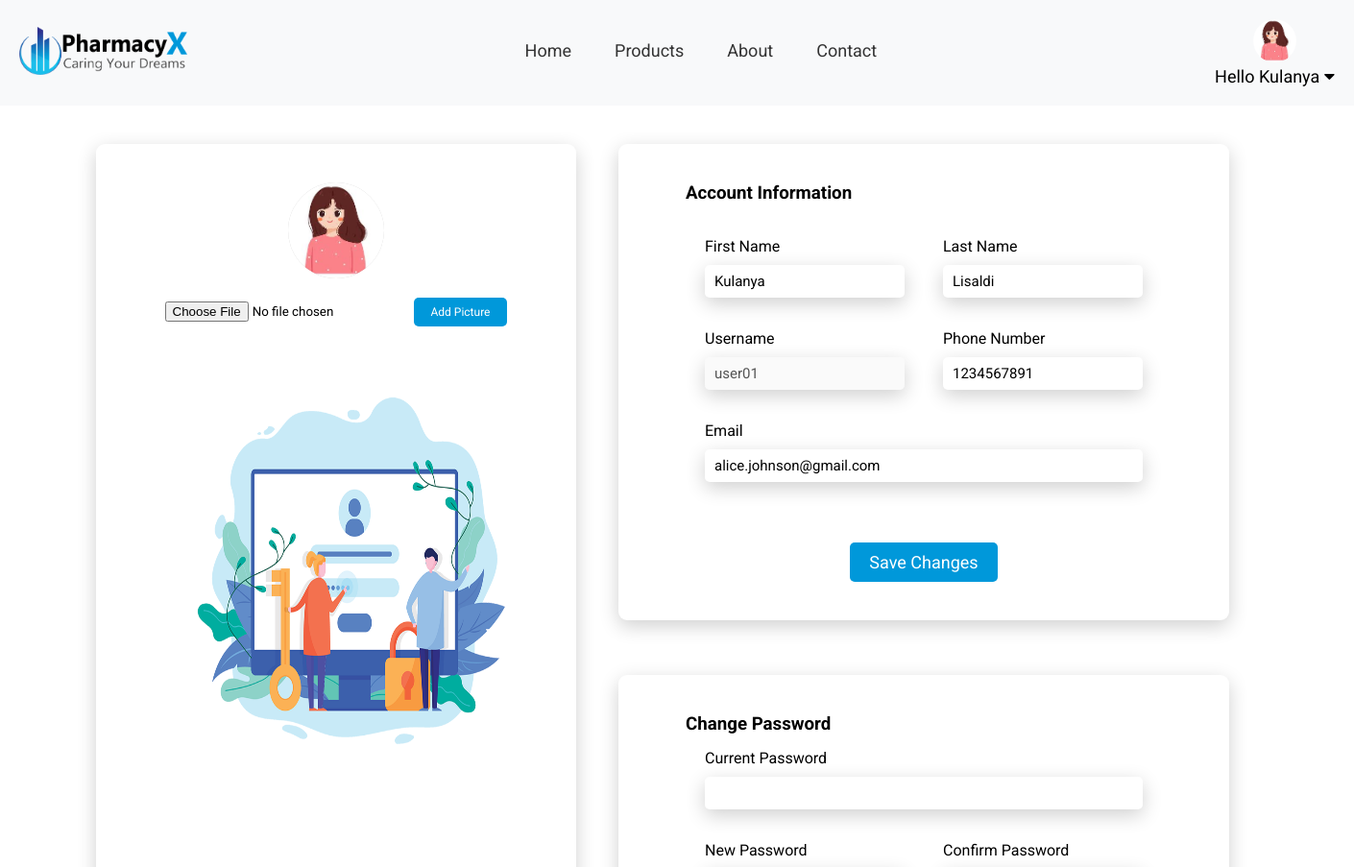
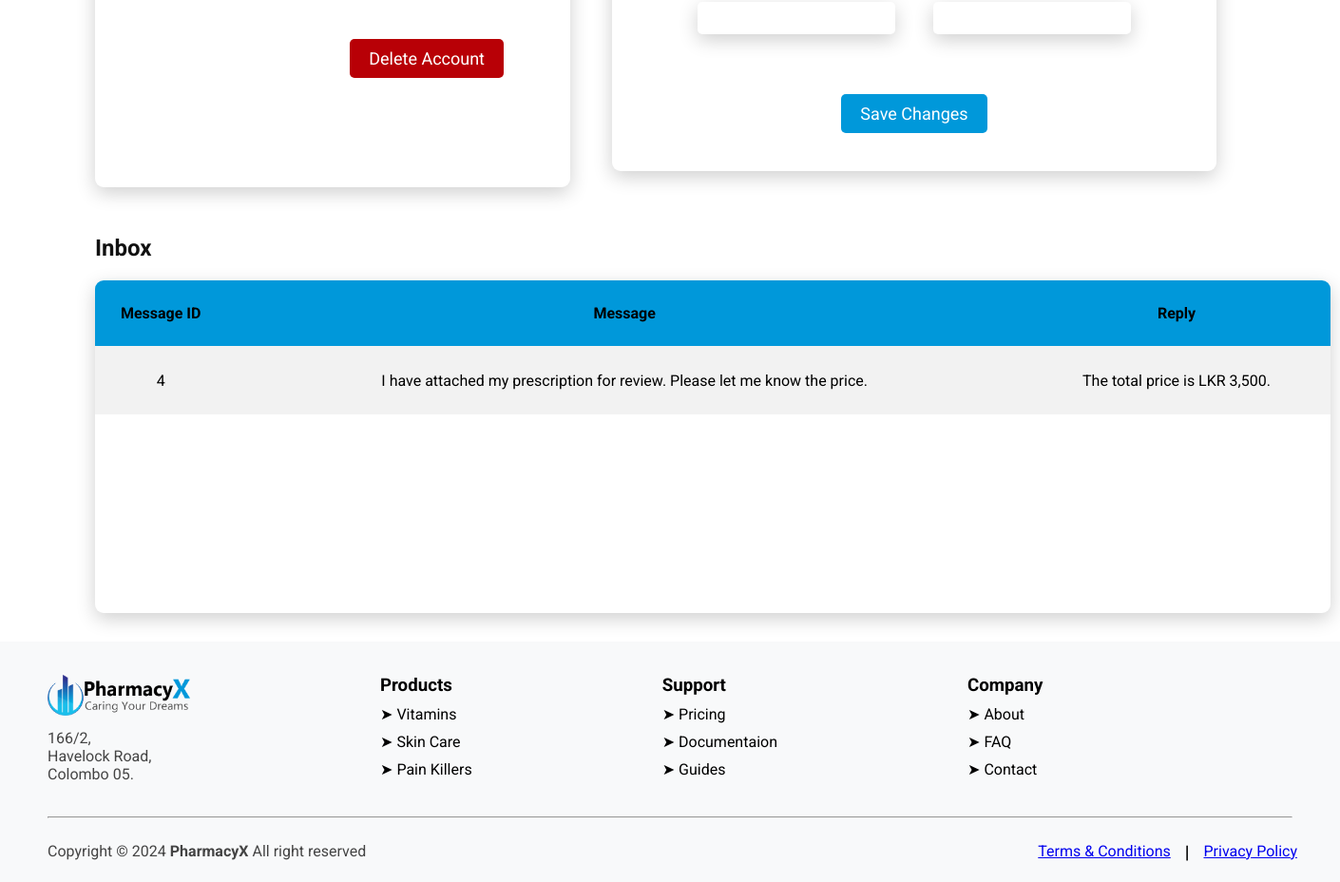
The app's page /my_account.php (signed in) with its own data (2 pictures, top to bottom).
### tables this page shows
CREATE TABLE `User_info` (
  `user_name` varchar(100) NOT NULL,
  `first_name` varchar(100) NOT NULL,
  `last_name` varchar(100) NOT NULL,
  `email` varchar(255) NOT NULL,
  `phone_no` varchar(15) DEFAULT NULL,
  `password` varchar(255) NOT NULL,
  `profilepic_url` varchar(255) DEFAULT NULL,
  `acc_status` enum('Active','Inactive') DEFAULT 'Active',
  `user_type` enum('Admin','Manager','Customer') DEFAULT NULL
);

CREATE TABLE `Messages` (
  `message_id` int(11) NOT NULL,
  `user_name` varchar(100) DEFAULT NULL,
  `name` varchar(100) DEFAULT NULL,
  `message_text` text NOT NULL,
  `contact_no` varchar(15) DEFAULT NULL,
  `email` varchar(255) NOT NULL,
  `Uploads_url` varchar(255) DEFAULT NULL,
  `response_text` text DEFAULT NULL,
  `message_date` timestamp NOT NULL DEFAULT current_timestamp()
);

### my_account.php (the view, shortened to what this page needs)
<?php
 require_once './db_Config/config.php';
$query = "SELECT * FROM User_info WHERE user_name = '{$_SESSION['username']}';";
$result = mysqli_query($Connection, $query);
if($result)
{
  $row = mysqli_fetch_assoc($result);
  $firstName = $row['first_name'];
  $lastName = $row['last_name'];
  $username = $row['user_name'];
  $phone = $row['phone_no'];
  $email = $row['email'];
}
?>
<!DOCTYPE html>
<html lang="en">
<head>
    <link rel="stylesheet" href="./CSS/index.css">
    <link rel="stylesheet" href="./CSS/my_account.css">
</head>
<body>
    <?php include ("./header.php"); ?>
      <div class="my-account-content">
            <div class="edit-container">
            <div class="profile-pic">
                  <img src="<?php echo $profilePicUrl; ?>">
                </div>
                  <div class="upload-profile">
                    <form action="my_account.php" method="POST" enctype="multipart/form-data">
                        <input type="file" name="profilePIC" class="profilePIC" accept=".jpg,.jpeg,.png" >
                        <button type="submit" name="addProfilePic" class="addProfileBtn">Add Picture</button>
                    </form>
                  </div>
                   <div class="background-img">
                    <img src="./Images/myaccount-background-image.png" alt="background-image">
                   </div>
                     <div class="delete-account-container">
                      <form action="my_account.php" method="POST">
                             <button type="submit" onclick="confirmDelete()" name="deleteBtn" class="delete-account-button">Delete Account</button>
                      </form>
                     </div>
                </div>
        <div class="box">
        <div class="account-information-form-container">
               <form action="my_account.php" method="POST">
                  <div class="my-account-form">
                  <h3>Account Information</h3>
                     <div class="account-edit">
                        <div class="input-container">
                           <label>First Name</label>
                           <input type="text" name="F_name" value="<?php echo $firstName  ?>">
                        </div>
                        <div class="input-container">
                           <label>Last Name</label>
                           <input type="text" name="L_name" value="<?php echo $lastName ?>">
                        </div>
                     </div>
                     <div class="account-edit">
                         <div class="input-container">
                           <label>Username</label>
                           <input type="text" name="username" value="<?php echo $username  ?>" disabled >
                         </div>
                         <div class="input-container">
                           <label>Phone Number</label>
                           <input type="text"  name="phone" value="<?php echo $phone ?>">
                         </div>
                     </div>
                     <div class="account-edit">
                         <div class="input-container">
                            <label>Email</label>
                            <input type="email" name="email" value="<?php echo $email ?>" >
                         </div>
                     </div>
                     <div class="save-changes-container">
                         <button type="submit" onclick="alert('Successfully changed')" name="saveBtn" class="save-changes-button" >Save Changes</button>
                     </div>
                  </div>
               </form>
            </div>
            <div class="change-password-form-container">
            <form action="my_account.php" method="post">
                 <div id="change-password-form">
                 <h3>Change Password</h3>
                 <div class="account-edit">
                    <div class="input-container">
                      <label>Current Password</label>
                      <input type="password" name="pwd"required>
                    </div>
                 </div>
                 <div class="account-edit">
                   <div class="input-container">
                     <label>New Password</label>
                     <input type="password" name="newPwd" class="newPassword"  required>
                   </div>
                   <div class="input-container">
                     <label>Confirm Password</label>
                     <input type="password" name="cnfmPwd" class="confirmPassword" onkeyup="checkPassword()" required>
                  </div>
                 </div>
                 <div class="save-changes-container">
                     <button type="submit" name="changePwBtn" class="save-changes-button" >Save Changes</button>
                 </div>
                 </div>
            </form>
          </div>
        </div>
     </div>
    <div class="inbox-container">
    <h2 class="inbox"><b>Inbox</b></h2>
            <div class="inbox-content">
                <table>
                  <tr>
                    <th>Message ID</th>
                    <th>Message</th>
                    <th>Reply</th>
                  </tr>
                  <?php
                      $sql = "SELECT * FROM Messages WHERE response_text IS NOT NULL AND user_name='" . $_SESSION['username'] . "';";
                      $result = mysqli_query($Connection, $sql);
                      if(mysqli_num_rows($result) > 0)
                      {
                        while($row = $result->fetch_assoc())
                        {
                          $messageID = $row['message_id'];
                          $message = $row['message_text'];
                          $reply = $row['response_text'];
                        echo" <tr>
                              <td>$messageID</td>
                              <td>$message</td>
                              <td>$reply</td>
                         </tr>";
                        }
                      }
                  ?>
                </table>
            </div>
     </div>
    <?php include ("./footer.php"); ?>
</body>
</html>

### CSS/index.css (style rules this page uses)
* { margin: 0; padding: 0; box-sizing: border-box; font-family: "Roboto"; scroll-behavior: smooth; }
h2 { color: #111111; }

### CSS/my_account.css (style rules this page uses)
* { margin: 0; padding: 0; box-sizing: border-box; font-family: "Roboto"; }
h2 { color: #111111; }
.my-account-form h3 { padding-bottom: 20px; }
.my-account-content { display: grid; grid-template-columns: 1fr 1fr; margin-top: 40px; }
.background-img img { width: 400px; height: 400px; margin-top: 50px; }
.box { display: grid; margin-right: 50px; }
.account-information-form-container { display: flex; justify-content: right; }
.my-account-form { box-shadow: 0 6px 20px 0 rgba(0, 0, 0, 0.19); padding: 40px 70px 40px 70px; border-style: none; margin-right: 80px; margin-bottom: 30px; border-radius: 9px; margin-left: 30px; justify-content: space-between; }
.account-edit { display: flex; justify-content: space-between; margin: 15px 0; }
.upload-profile { margin-top: 20px; }
.addProfileBtn { background-color: #0098DA; color: #fff; border-radius: 5px; border-style: none; font-size: 12px; cursor: pointer; padding: 8px 18px 8px 18px; }
.input-container { width: 100%; display: flex; flex-direction: column; margin: 0 20px; }
.input-container label { margin-bottom: 10px; }
.input-container input { margin-bottom: 18px; font-size: 15px; padding: 8px 25px 8px 10px; border-radius: 5px; border-style: none; box-shadow: 0 6px 20px 0 rgba(0, 0, 0, 0.19); }
.save-changes-container { display: flex; justify-content: center; }
.save-changes-button { padding: 10px 20px 10px 20px; margin-top: 30px; border-style: none; border-radius: 5px; background-color: #0098DA; color: #fff; font-size: 18px; cursor: pointer; }
.change-password-form-container { display: grid; justify-content: right; }
#change-password-form { box-shadow: 0 6px 20px 0 rgba(0, 0, 0, 0.19); padding: 40px 70px 40px 70px; border-style: none; margin-right: 80px; margin-bottom: 30px; border-radius: 9px; margin-left: 30px; justify-content: space-between; margin-top: 20px; }
.edit-container { width: 500px; text-align: center; box-shadow: 0 6px 20px 0 rgba(0, 0, 0, 0.19); padding: 40px 70px 40px 70px; border-style: none; margin-bottom: 20px; border-radius: 9px; margin-left: 100px; height: 950px; }
.profile-pic img { width: 100px; height: 100px; background-color: #ccc; border-radius: 50%; display: block; margin: 0 auto; }
.inbox-content { display: flex; justify-content: left; margin-top: 20px; box-shadow: 0 6px 20px 0 rgba(0, 0, 0, 0.19); border-style: none; border-radius: 9px; margin-left: 100px; margin-bottom: 30px; margin-right: 20px; width: 1300px; height: 350px; overflow: scroll; }
table { width: 100%; height: fit-content; border-collapse: collapse; }
table th { background-color: #0098DA; color: black; height: 70px; }
table td { text-align: center; height: 70px; }
table tr { border-bottom: 2px solid #f2f2f2; }
table tr:nth-child(even) { background-color: #f2f2f2; }
h2.inbox { margin-left: 100px; margin-top: 30px; }
.delete-account-container { display: flex; justify-content: right; }
.delete-account-button { padding: 10px 20px 10px 20px; margin-top: 150px; border-style: none; border-radius: 5px; background-color:#b80006; color: #fff; font-size: 18px; cursor: pointer; }

### CSS/partials.css (style rules this page uses)
* { margin: 0; padding: 0; box-sizing: border-box; font-family: "Roboto"; }

### records on screen
user_info: F_name "Kulanya", L_name "Lisaldi", username "user01", phone "1234567891", email "alice.johnson@gmail.com"
messages: message_id "4", message_text "I have attached my prescription for review. Please let me know the price.", response_text "The total price is LKR 3,500."

### other values on screen
$_SESSION['firstname'] "Kulanya"
